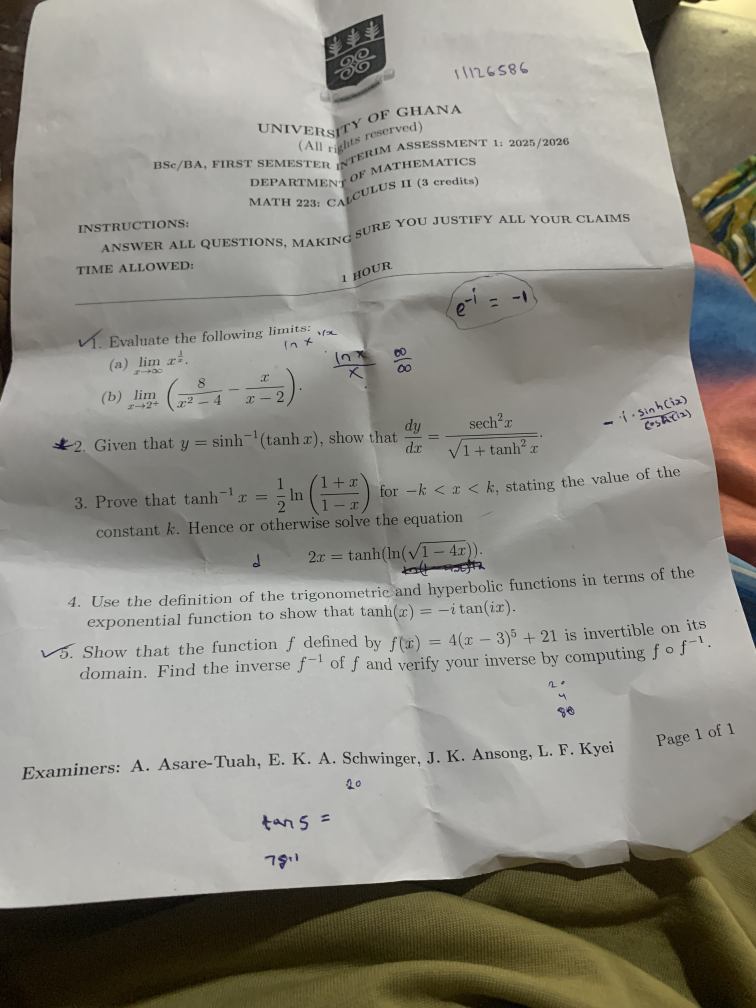
#> input picture images/IA1.jpeg, 3024 x 4032 px (shown at 1/4 size)
$ python -i noise_simulation_complete.py   (imports and definitions only)   (older library calls are emulated)
#> lines starting #> are read from the running program, lines starting #| are printed output that depends on the picture; after the words box and inside, x2 and y2 are one past the last pixel; in counts of white or black regions, pixels touching at a corner belong together
"""
File: noise_simulation_complete.py
Complete guide to simulating and understanding different noise types
"""

import cv2
import numpy as np
import matplotlib.pyplot as plt
from scipy import signal
from scipy.ndimage import gaussian_filter
import warnings
# [5 lines not run here, left out]


def create_test_pattern():
    """
    Create a comprehensive test image with:
    - Smooth regions (for noise visibility)
    - Edges (for edge preservation testing)
    - Text (for detail preservation)
    - Gradients (for continuous tone testing)
    """
    height, width = 400, 400
    img = np.ones((height, width), dtype=np.uint8) * 128


    for i in range(width):
        img[:, i] = int(128 + 50 * np.sin(i / 50))


    img[50:150, 50:150] = 200
    img[200:300, 200:300] = 50


    cv2.circle(img, (300, 100), 40, 200, -1)
    cv2.circle(img, (100, 300), 40, 50, -1)


    font = cv2.FONT_HERSHEY_COMPLEX
    cv2.putText(img, 'NOISE', (120, 250), font, 1, 200, 2)
    cv2.putText(img, 'TEST', (220, 350), font, 1, 50, 2)


    for angle in range(0, 180, 30):
        x = 300 + int(50 * np.cos(np.radians(angle)))
        y = 300 + int(50 * np.sin(np.radians(angle)))
        cv2.line(img, (300, 300), (x, y), 150, 2)
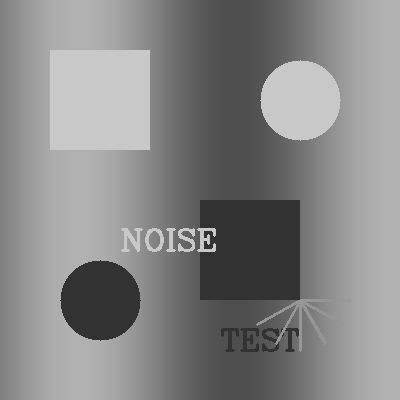
#> img: shape (400, 400); min 50, max 200, mean 133.9

    return img


test_image = create_test_pattern()
# [9 lines not run here, left out]


class NoiseSimulator:
    """
    Complete library for simulating all types of image noise
    Each method includes real-world scenario explanation
    """

    def __init__(self):
        self.noise_types = {}

    def gaussian_noise(self, image, mean=0, sigma=25):
        """
        GAUSSIAN NOISE (Additive White Gaussian Noise - AWGN)

        Real-world sources:
        - Thermal noise in camera sensors
        - Low-light conditions
        - Electronic noise in circuits

        Mathematical model: n ~ N(μ, σ²)
        Characteristics: Affects all pixels, follows bell curve
        """
        noise = np.random.normal(mean, sigma, image.shape)
        noisy = image.astype(np.float32) + noise
        return np.clip(noisy, 0, 255).astype(np.uint8), noise

    def salt_pepper_noise(self, image, salt_prob=0.05, pepper_prob=0.05):
        """
        SALT & PEPPER NOISE (Impulse Noise)

        Real-world sources:
        - Faulty memory hardware
        - Transmission errors
        - Dust on sensor
        - Old film scratches

        Mathematical model: Random pixels set to min/max
        Characteristics: Random white and black pixels
        """
#> called with salt_prob = 0.05, pepper_prob = 0.05
        noisy = image.copy()
        total_pixels = image.size
#> total_pixels = 160000


        salt_mask = np.random.random(image.shape) < salt_prob
        noisy[salt_mask] = 255


        pepper_mask = np.random.random(image.shape) < pepper_prob
        noisy[pepper_mask] = 0

        noise_map = np.zeros_like(image)
        noise_map[salt_mask] = 255
        noise_map[pepper_mask] = 128

        return noisy, noise_map

    def speckle_noise(self, image, variance=0.04):
        """
        SPECKLE NOISE (Multiplicative Noise)

        Real-world sources:
        - Ultrasound imaging
        - SAR radar imagery
        - Laser imaging
        - Coherent light systems

        Mathematical model: I_noisy = I + I * n, where n ~ N(0, σ²)
        Characteristics: Noise magnitude depends on signal strength
        """
        noise = np.random.randn(*image.shape) * np.sqrt(variance)
        noisy = image.astype(np.float32) + image.astype(np.float32) * noise
        return np.clip(noisy, 0, 255).astype(np.uint8), noise

    # [120 lines left out: functions poisson_noise, periodic_noise, uniform_noise, rayleigh_noise, gamma_noise, mixed_noise, not called in this run]


simulator = NoiseSimulator()


# [2 lines not run here, left out]


noise_methods = {
    'Gaussian Noise': simulator.gaussian_noise,
    'Salt & Pepper': simulator.salt_pepper_noise,
    'Speckle Noise': simulator.speckle_noise,
    'Poisson Noise': simulator.poisson_noise,
    'Periodic Noise': simulator.periodic_noise,
    'Uniform Noise': simulator.uniform_noise,
    'Rayleigh Noise': simulator.rayleigh_noise,
    'Gamma Noise': simulator.gamma_noise
}


fig, axes = plt.subplots(3, 3, figsize=(15, 15))
axes = axes.ravel()


# [15 lines not run here, left out]


# [24 lines left out: function analyze_noise_distribution, not called in this run]

# [18 lines not run here, left out]


class FilterLibrary:
    """
    Complete library of image filters
    Each filter includes mathematical explanation and best use case
    """

    # [16 lines left out: function mean_filter, not called in this run]

    @staticmethod
    def median_filter(image, kernel_size=3):
        """
        MEDIAN FILTER

        Formula: g(x,y) = median{ f(s,t) } over neighborhood

        Best for: Salt & pepper noise, impulse noise
        Trade-off: Good edge preservation, slower than mean
        """
        return cv2.medianBlur(image, kernel_size)

    # [13 lines left out: function gaussian_filter, not called in this run]

    @staticmethod
    def bilateral_filter(image, d=9, sigma_color=75, sigma_space=75):
        """
        BILATERAL FILTER

        Formula: Combines domain and range filtering
        w = exp(-|x-y|²/2σ_d²) * exp(-|I(x)-I(y)|²/2σ_r²)

        Best for: Edge-preserving smoothing, speckle noise
        Trade-off: Slower, but preserves edges
        """
        return cv2.bilateralFilter(image, d, sigma_color, sigma_space)

    @staticmethod
    def wiener_filter(image, kernel_size=5, noise_var=None):
        """
        WIENER FILTER (Adaptive)

        Formula: F(u,v) = [H*(u,v)/|H(u,v)|²] * [|H(u,v)|²/(|H(u,v)|² + K)]

        Best for: Known blur + Gaussian noise
        Trade-off: Requires noise estimation, optimal in MSE sense
        """
        if len(image.shape) == 3:
            gray = cv2.cvtColor(image, cv2.COLOR_BGR2GRAY)
        else:
            gray = image.copy()


        if noise_var is None:
            noise_var = np.var(gray[::10, ::10])


        kernel = np.ones((kernel_size, kernel_size)) / (kernel_size**2)
        mean = cv2.filter2D(gray.astype(float), -1, kernel)
        variance = cv2.filter2D(gray.astype(float)**2, -1, kernel) - mean**2


        result = mean + (variance / (variance + noise_var)) * (gray - mean)

        return np.clip(result, 0, 255).astype(np.uint8)

    @staticmethod
    def nlm_filter(image, h=10, template_size=7, search_size=21):
        """
        NON-LOCAL MEANS FILTER

        Formula: NL[I](i) = Σ w(i,j) I(j)
        w(i,j) = (1/Z(i)) * exp(-||I(Ni)-I(Nj)||²/h²)

        Best for: High-quality denoising, texture preservation
        Trade-off: Very slow, but excellent results
        """
        return cv2.fastNlMeansDenoising(image, None, h, template_size, search_size)

    @staticmethod
    def anisotropic_diffusion(image, iterations=10, kappa=50, gamma=0.1):
        """
        ANISOTROPIC DIFFUSION (Perona-Malik)

        Formula: ∂I/∂t = div(c(|∇I|) ∇I)
        c(x) = 1 / (1 + (x/kappa)²)

        Best for: Edge-preserving smoothing over multiple iterations
        Trade-off: Iterative, parameter sensitive
        """
        img = image.astype(np.float32)

        for _ in range(iterations):

            dx = np.roll(img, -1, axis=1) - img
            dy = np.roll(img, -1, axis=0) - img


            c_dx = 1 / (1 + (dx/kappa)**2)
            c_dy = 1 / (1 + (dy/kappa)**2)


            img += gamma * (c_dx * dx + c_dy * dy)

        return np.clip(img, 0, 255).astype(np.uint8)

    # [31 lines left out: function guided_filter, not called in this run]


filters = FilterLibrary()


# [1 line not run here, left out]

# [14 lines left out: function test_filters_on_noise, not called in this run]


test_noises = {
    'Gaussian': simulator.gaussian_noise(test_image, sigma=30)[0],
    'Salt & Pepper': simulator.salt_pepper_noise(test_image, salt_prob=0.05, pepper_prob=0.05)[0],
    'Speckle': simulator.speckle_noise(test_image, variance=0.05)[0]
}


fig, axes = plt.subplots(3, 7, figsize=(20, 10))

# [17 lines not run here, left out]


class FilterAnalyzer:
    """Analyze filter performance using multiple metrics"""

    def __init__(self):
        self.metrics = {}

    # [28 lines left out: functions psnr, mae, edge_preservation, not called in this run]


analyzer = FilterAnalyzer()

# [25 lines not run here, left out]


def create_ultrasound_simulation():
    """Create a simulated ultrasound image"""
    img = np.zeros((300, 300), dtype=np.uint8)


    cv2.rectangle(img, (50, 50), (250, 250), 150, -1)
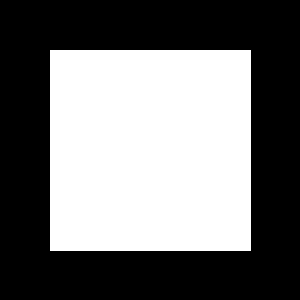
#> img: shape (300, 300); values 0 (black) and 150 (white), 44.9% white; 1 white region, box (x1, y1, x2, y2) and area: (50, 50, 251, 251) 40401


    cv2.ellipse(img, (150, 150), (80, 60), 0, 0, 360, 100, 2)


    cv2.circle(img, (150, 150), 30, 50, -1)
    cv2.circle(img, (150, 150), 20, 80, -1)
#> img: shape (300, 300); min 0, max 150, mean 63.9


    for _ in range(1000):
        x, y = np.random.randint(50, 250), np.random.randint(50, 250)
        delta = np.random.randint(-20, 20)
        pixel = np.int16(img[y, x])
        img[y, x] = np.clip(pixel + delta, 0, 255).astype(np.uint8)
#> img: shape (300, 300); min 0, max 169, mean 63.9

    return img


ultrasound = create_ultrasound_simulation()


noisy_ultrasound, _ = simulator.speckle_noise(ultrasound, variance=0.1)


filters_to_test = {
    'Median': filters.median_filter(noisy_ultrasound, kernel_size=3),
    'Bilateral': filters.bilateral_filter(noisy_ultrasound),
    'NLM': filters.nlm_filter(noisy_ultrasound, h=15),
    'Anisotropic': filters.anisotropic_diffusion(noisy_ultrasound)
}
#> after the loop in anisotropic_diffusion, `for _ in range(iterations):`:
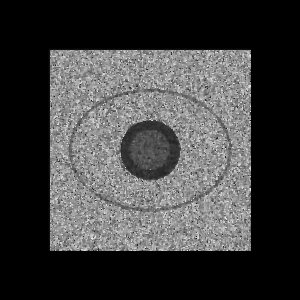
#> img: shape (300, 300) float32; min 0, max 233.9, mean 63.4
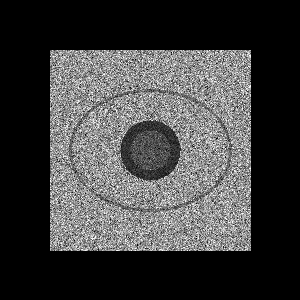
#> noisy_ultrasound: shape (300, 300); min 0, max 255, mean 63.4


fig, axes = plt.subplots(2, 3, figsize=(15, 10))

# [23 lines not run here, left out]


class AdaptiveFilter:
    """
    Filters that adapt to local image characteristics
    """

    @staticmethod
    def adaptive_median(image, max_window=7):
        """
        Adaptive Median Filter
        - Increases window size in noisy areas
        - Preserves detail in clean areas
        """
#> called with max_window = 7
        result = image.copy()
        height, width = image.shape
#> height = 400; width = 400

        for i in range(height):
            for j in range(width):
                window_size = 3
                while window_size <= max_window:
                    half = window_size // 2

                    i_min, i_max = max(0, i-half), min(height, i+half+1)
                    j_min, j_max = max(0, j-half), min(width, j+half+1)
                    window = image[i_min:i_max, j_min:j_max]


                    med = np.median(window)
                    mn = np.min(window)
                    mx = np.max(window)


                    if mn < med < mx:
                        if mn < image[i, j] < mx:
                            result[i, j] = image[i, j]
                        else:
                            result[i, j] = med
                        break
                    else:
                        window_size += 2

                if window_size > max_window:
                    result[i, j] = med
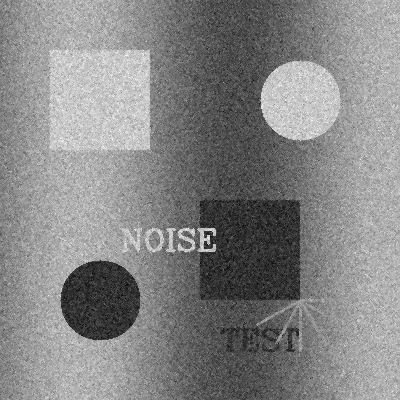
#> result: shape (400, 400); min 1, max 254, mean 133.4

        return result

    @staticmethod
    def adaptive_wiener(image, window_size=5, noise_var=None):
        """
        Adaptive Wiener Filter
        - Adjusts strength based on local statistics
        """
#> called with window_size = 5
        if noise_var is None:
            noise_var = np.var(image[::10, ::10])
#> noise_var = 2925.9


        kernel = np.ones((window_size, window_size)) / (window_size**2)
        local_mean = cv2.filter2D(image.astype(float), -1, kernel)
        local_var = cv2.filter2D(image.astype(float)**2, -1, kernel) - local_mean**2


        result = local_mean + (local_var - noise_var) / local_var * (image - local_mean)
        result[local_var < noise_var] = local_mean[local_var < noise_var]

        return np.clip(result, 0, 255).astype(np.uint8)


adaptive = AdaptiveFilter()

# [1 line not run here, left out]


mixed_noisy = test_image.copy()
mixed_noisy, _ = simulator.gaussian_noise(mixed_noisy, sigma=20)
mixed_noisy, _ = simulator.salt_pepper_noise(mixed_noisy, salt_prob=0.02, pepper_prob=0.02)


adaptive_median_result = adaptive.adaptive_median(mixed_noisy)
adaptive_wiener_result = adaptive.adaptive_wiener(mixed_noisy)


fig, axes = plt.subplots(2, 3, figsize=(15, 10))

# [35 lines not run here, left out]


filter_guide = {
    "Gaussian Noise": {
        "Best Filter": "Wiener Filter or Gaussian Blur",
        "Why": "Mathematically optimal for Gaussian distribution",
        "Code": "cv2.GaussianBlur(img, (5,5), 1.5)"
    },
    "Salt & Pepper Noise": {
        "Best Filter": "Median Filter",
        "Why": "Removes outliers perfectly without blurring",
        "Code": "cv2.medianBlur(img, 5)"
    },
    "Speckle Noise": {
        "Best Filter": "Bilateral Filter or NLM",
        "Why": "Preserves edges while reducing multiplicative noise",
        "Code": "cv2.bilateralFilter(img, 9, 75, 75)"
    },
    "Mixed Noise": {
        "Best Filter": "Adaptive Median + Wiener",
        "Why": "Adapts to local noise characteristics",
        "Code": "adaptive = AdaptiveFilter(); adaptive.adaptive_median(img)"
    },
    "Periodic Noise": {
        "Best Filter": "Frequency domain filters",
        "Why": "Noise has distinct frequency signature",
        "Code": "Use FFT + notch filter"
    },
    "Poisson Noise": {
        "Best Filter": "Anscombe transform + Gaussian filter",
        "Why": "Stabilizes variance before filtering",
        "Code": "img_transformed = 2*sqrt(img + 3/8)"
    }
}

# [5 lines not run here, left out]


# [43 lines left out: function interactive_noise_demo, not called in this run]


# [8 lines not run here, left out]


formulas = {
    "Gaussian Noise": "p(z) = (1/σ√2π) * e^(-(z-μ)²/2σ²)",
    "Rayleigh Noise": "p(z) = (z/σ²) * e^(-z²/2σ²) for z ≥ 0",
    "Gamma Noise": "p(z) = [aᵇzᵇ⁻¹e^(-az)]/Γ(b) for z ≥ 0",
    "Exponential Noise": "p(z) = ae^(-az) for z ≥ 0",
    "Uniform Noise": "p(z) = 1/(b-a) for a ≤ z ≤ b",
    "Salt & Pepper": "p(z) = {P_s for z=255, P_p for z=0, 1-(P_s+P_p) otherwise}",
    "Mean Filter": "g(x,y) = (1/mn)∑f(x,y)",
    "Median Filter": "g(x,y) = median{f(s,t)}",
    "Gaussian Filter": "G(x,y) = (1/2πσ²)e^-(x²+y²)/2σ²",
    "Wiener Filter": "F(u,v) = [H*(u,v)/|H(u,v)|²] * [|H(u,v)|²/(|H(u,v)|² + S_n(u,v)/S_f(u,v))]"
}

# [11 lines not run here, left out]


summary = """
┌─────────────────┬──────────────────────┬─────────────────────────┐
│ Noise Type      │ Best Filter          │ Real-World Application  │
├─────────────────┼──────────────────────┼─────────────────────────┤
│ Gaussian        │ Wiener / Gaussian    │ Low-light photos        │
│ Salt & Pepper   │ Median                │ Fax machines, old films │
│ Speckle         │ Bilateral / NLM       │ Ultrasound, radar       │
│ Poisson         │ Anscombe + Gaussian   │ Astronomy, microscopy   │
│ Periodic        │ Notch filter (FFT)    │ Electrical interference │
│ Mixed           │ Adaptive filters      │ Real photographs        │
│ Uniform         │ Mean filter           │ Quantization noise      │
│ Rayleigh        │ Specialized filters   │ LIDAR, sonar           │
└─────────────────┴──────────────────────┴─────────────────────────┘

FILTER SELECTION CRITERIA:
• Speed required? → Mean/Median (fast) vs NLM (slow)
• Edge preservation? → Bilateral/Anisotropic
• Noise known? → Use specific filter
• Noise unknown? → Adaptive/Median filters
• Real-time? → Gaussian/Median (optimized)

QUALITY METRICS REFERENCE:
• PSNR > 40 dB: Excellent restoration
• PSNR 30-40 dB: Good restoration
• PSNR 20-30 dB: Acceptable
• PSNR < 20 dB: Poor
"""

# [15 lines not run here, left out]

>>> import cv2
>>> picture = cv2.imread('images/IA1.jpeg')
#> picture is the input picture: shape (4032, 3024, 3); mean B, G, R 134.4, 142.9, 145.2
>>> result = FilterLibrary().wiener_filter(picture)
#> in wiener_filter, `gray = cv2.cvtColor(image, cv2.COLOR_BGR2GRAY)`:
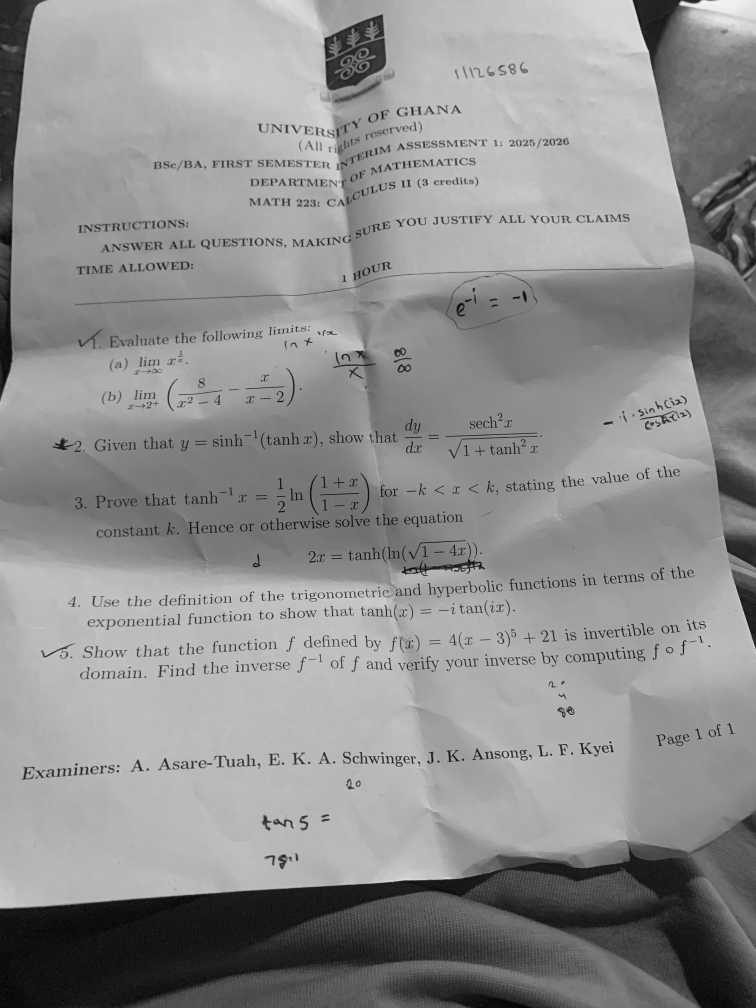
#> gray: shape (4032, 3024) (shown at 1/4 size); min 0, max 248, mean 142.6
#> in wiener_filter, `noise_var = np.var(gray[::10, ::10])`: noise_var = 2419.9
#> in wiener_filter, `variance = cv2.filter2D(gray.astype(float)**2, -1, kernel) - mean**2`:
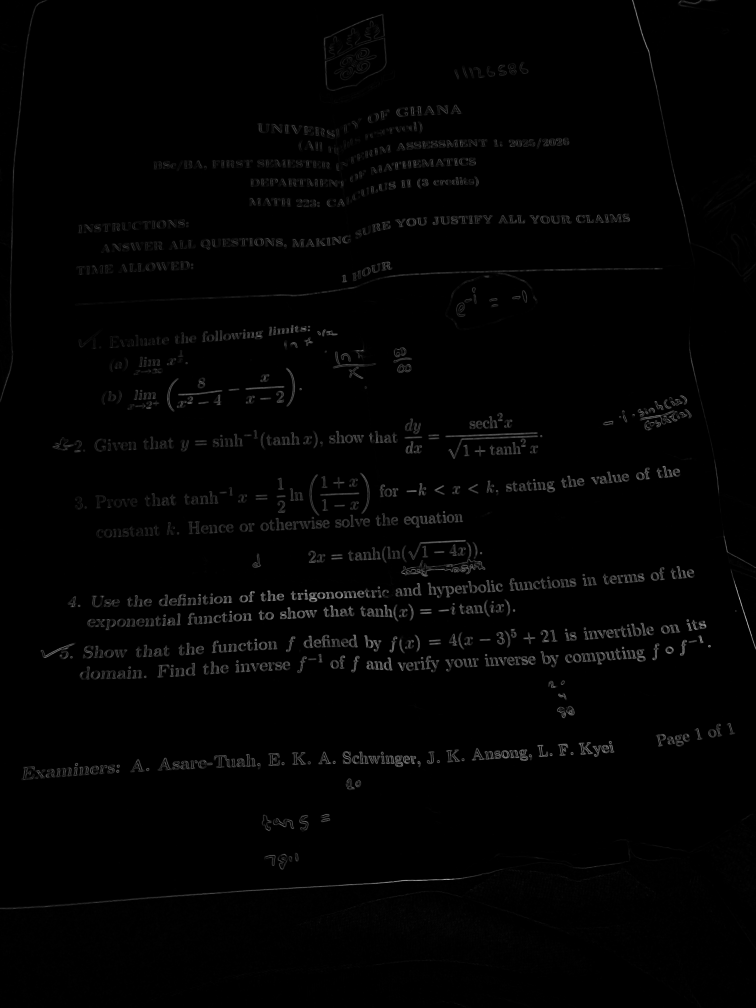
#> variance: shape (4032, 3024) float64 (shown at 1/4 size); min -7.28e-11, max 6691.6, mean 73; drawn with min black and max white
